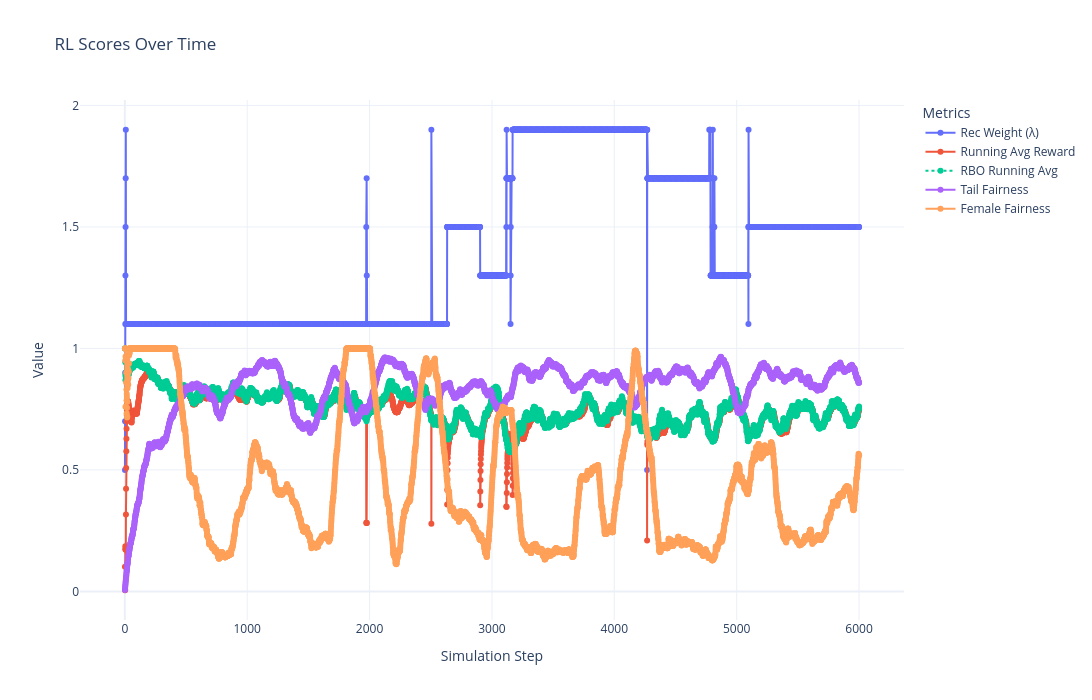

The code cell stored with this chart in its notebook:
### Code cell
import json
import plotly.graph_objects as go

# Initialize storage
steps = []
rec_weights = []
rewards = []
running_avg_rewards = []
rbo_scores = []
rbo_running_avg_scores = []  # ✅ NEW
tail_fairness_scores = []
female_fairness_scores = []

# Read rl_scores.log
log_path = "rl_scores_10.log"

with open(log_path, "r") as f:
    for line in f:
        if "RL_SCORE_ENTRY" in line:
            try:
                entry_start = line.index("{")
                log_entry = json.loads(line[entry_start:])

                steps.append(log_entry["step"])
                rec_weights.append(log_entry["lambda"])
                rewards.append(log_entry["reward"])
                running_avg_rewards.append(log_entry["running_avg_reward"])
                rbo_scores.append(log_entry["rl_scores"]["rbo"]["score"])
                rbo_running_avg_scores.append(
                    log_entry.get(
                        "rbo_running_avg", log_entry["rl_scores"]["rbo"]["score"]
                    )
                )  # ✅ Fallback if not logged
                tail_fairness_scores.append(
                    log_entry["rl_scores"]["fairness"]["tail"]["score"]
                )
                female_fairness_scores.append(
                    log_entry["rl_scores"]["fairness"]["female"]["score"]
                )

            except Exception as e:
                print(f"Error parsing line: {e}")

# Build dynamic plot
fig = go.Figure()

fig.add_trace(
    go.Scatter(x=steps, y=rec_weights, mode="lines+markers", name="Rec Weight (λ)")
)
# fig.add_trace(go.Scatter(x=steps, y=rewards, mode="lines+markers", name="Reward"))
fig.add_trace(
    go.Scatter(
        x=steps, y=running_avg_rewards, mode="lines+markers", name="Running Avg Reward"
    )
)
# fig.add_trace(go.Scatter(x=steps, y=rbo_scores, mode="lines+markers", name="RBO Score"))
fig.add_trace(
    go.Scatter(
        x=steps,
        y=rbo_running_avg_scores,
        mode="lines+markers",
        name="RBO Running Avg",
        line=dict(dash="dot"),
    )
)  # ✅ NEW
fig.add_trace(
    go.Scatter(
        x=steps, y=tail_fairness_scores, mode="lines+markers", name="Tail Fairness"
    )
)
fig.add_trace(
    go.Scatter(
        x=steps, y=female_fairness_scores, mode="lines+markers", name="Female Fairness"
    )
)

fig.update_layout(
    title="RL Scores Over Time",
    xaxis_title="Simulation Step",
    yaxis_title="Value",
    hovermode="x unified",
    legend_title="Metrics",
    template="plotly_white",
    width=1200,
    height=700,
)

fig.show()

### Figure 1 — Plotly figure (JSON) as saved in the notebook; plotly's stock layout.template omitted (floating-point values rounded to 4 significant figures; data arrays with more than 128 entries replaced by an {"elided": "..."} marker saying what was removed)
{"data": [{"mode": "lines+markers", "name": "Rec Weight (λ)", "type": "scatter", "x": {"elided": "6000 int values"}, "y": {"elided": "6000 float values"}}, {"mode": "lines+markers", "name": "Running Avg Reward", "type": "scatter", "x": {"elided": "6000 int values"}, "y": {"elided": "6000 float values"}}, {"line": {"dash": "dot"}, "mode": "lines+markers", "name": "RBO Running Avg", "type": "scatter", "x": {"elided": "6000 int values"}, "y": {"elided": "6000 float values"}}, {"mode": "lines+markers", "name": "Tail Fairness", "type": "scatter", "x": {"elided": "6000 int values"}, "y": {"elided": "6000 float values"}}, {"mode": "lines+markers", "name": "Female Fairness", "type": "scatter", "x": {"elided": "6000 int values"}, "y": {"elided": "6000 float values"}}], "layout": {"height": 700, "hovermode": "x unified", "legend": {"title": {"text": "Metrics"}}, "title": {"text": "RL Scores Over Time"}, "width": 1200, "xaxis": {"title": {"text": "Simulation Step"}}, "yaxis": {"title": {"text": "Value"}}}}
